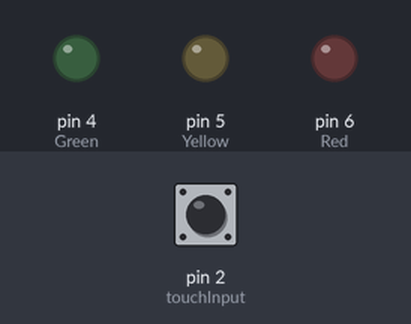
Bench run of a sketch on a simulated Arduino Uno, built with avr-gcc and run on an emulated ATmega328P. Parts: output pins drawn as LEDs (lit = HIGH). Inputs (shaded band) come from the test bench; at power-on: pin 2 (touchInput) LOW.

Above: at 1.2 s.
1.3 s: pin 2 (touchInput) pulled HIGH for 0.15 s
At 2.2 s:
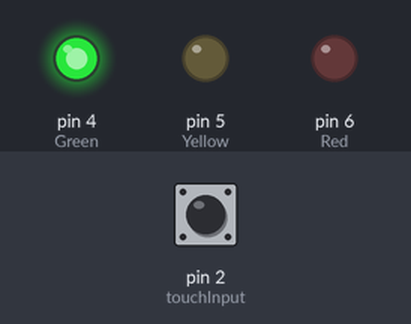
2.9 s: pin 2 (touchInput) pulsed HIGH 2 times (0.12 s each, 0.3 s apart)
At 3.6 s:
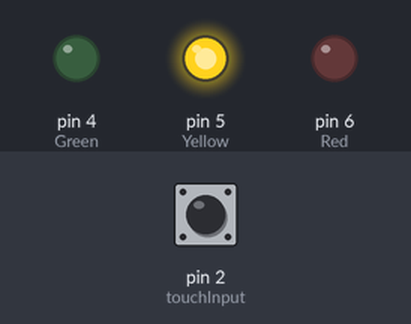
5.0 s: pin 2 (touchInput) pulled HIGH for 1 s
At 6.2 s:
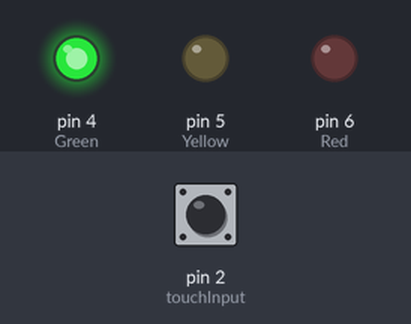
7.5 s: pin 2 (touchInput) pulsed HIGH 5 times (0.12 s each, 0.3 s apart)
At 8.6 s:
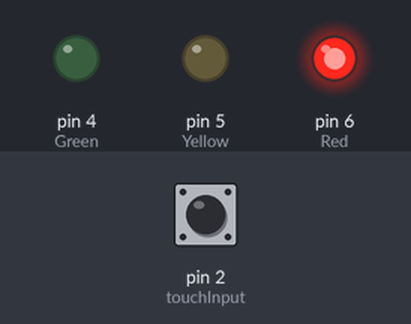
10.5 s: pin 2 (touchInput) pulled HIGH for 3.2 s
At 11.6 s:
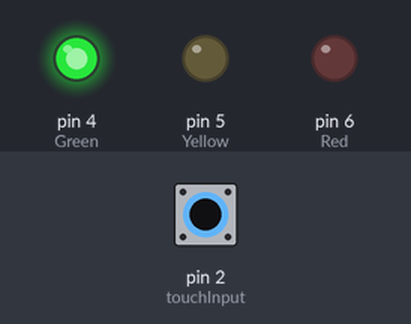
Timing chart, 0 to 13.5 s (numbered marks = the images above; inputs shaded):
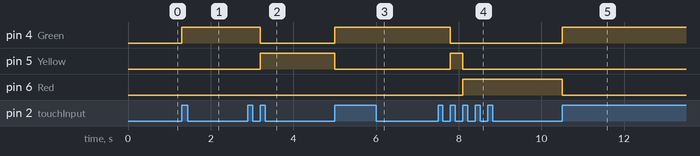

The sketch:

Tap_Times.ino
```cpp
int Red = 6;
int Yellow = 5;
int Green = 4;
int touchInput = 2;
int inputState;
int lastInputState = 1;
int tapCount = 0;
unsigned long lastTapTime = 0;
int dt = 500;

void setup() {
  // put your setup code here, to run once:
  Serial.begin(9600);
  pinMode(Green, OUTPUT);
  pinMode(Yellow,OUTPUT);
  pinMode(Red,OUTPUT);
  pinMode(touchInput, INPUT);
}

void loop() {
  // put your main code here, to run repeatedly:
  inputState = digitalRead(touchInput);
  if (lastInputState == LOW && inputState == HIGH) {
    unsigned long currentMillis = millis();
    if (currentMillis - lastTapTime > 1000) {
      tapCount = 0;
    }
    lastTapTime = currentMillis;

    tapCount++;
    if(tapCount ==1){
      digitalWrite(Green, HIGH);
      digitalWrite(Yellow, LOW);
      digitalWrite(Red, LOW);
    }
    else if (tapCount == 2){
      digitalWrite(Green, LOW);
      digitalWrite(Yellow, HIGH);
      digitalWrite(Red, LOW);
      }
      else if (tapCount == 3) {
        digitalWrite(Green, LOW);
        digitalWrite(Yellow, LOW);
        digitalWrite(Red, HIGH);
      }
  }
  lastInputState = inputState;
}
```

Measured:
- after the input at 1.3 s, pin 4 (Green): LOW → HIGH at once
- after the input at 2.9 s, pin 4 (Green): HIGH → LOW after 0.30 s; pin 5 (Yellow): LOW → HIGH after 0.30 s
- after the input at 5.0 s, pin 4 (Green): LOW → HIGH at once; pin 5 (Yellow): HIGH → LOW at once
- after the input at 7.5 s, pin 4 (Green): HIGH → LOW after 0.30 s; pin 5 (Yellow): LOW → HIGH after 0.30 s, → LOW 0.30 s later; pin 6 (Red): LOW → HIGH after 0.60 s
- after the input at 10.5 s, pin 4 (Green): LOW → HIGH at once; pin 6 (Red): HIGH → LOW at once
